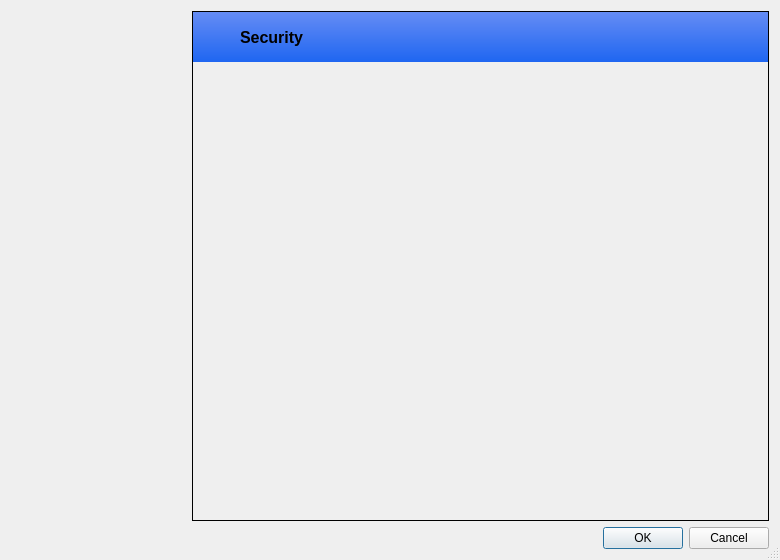
<?xml version="1.0" encoding="UTF-8"?>
<ui version="4.0">
 <class>OptionsDialog</class>
 <widget class="QDialog" name="OptionsDialog">
  <property name="geometry">
   <rect>
    <x>0</x>
    <y>0</y>
    <width>780</width>
    <height>560</height>
   </rect>
  </property>
  <property name="windowTitle">
   <string>Options</string>
  </property>
  <property name="sizeGripEnabled">
   <bool>true</bool>
  </property>
  <layout class="QVBoxLayout" name="verticalLayout_main">
   <item>
    <widget class="QSplitter" name="splitter">
     <property name="orientation">
      <enum>Qt::Horizontal</enum>
     </property>
     <property name="handleWidth">
      <number>1</number>
     </property>
     <widget class="VerticalTabWidget" name="verticalTabs" native="true">
      <property name="sizePolicy">
       <sizepolicy hsizetype="Fixed" vsizetype="Expanding">
        <horstretch>0</horstretch>
        <verstretch>0</verstretch>
       </sizepolicy>
      </property>
      <property name="minimumSize">
       <size>
        <width>180</width>
        <height>0</height>
       </size>
      </property>
      <property name="maximumSize">
       <size>
        <width>180</width>
        <height>16777215</height>
       </size>
      </property>
     </widget>
     <widget class="QWidget" name="rightPanel" native="true">
      <layout class="QVBoxLayout" name="verticalLayout_right">
       <property name="spacing">
        <number>0</number>
       </property>
       <property name="leftMargin">
        <number>0</number>
       </property>
       <property name="topMargin">
        <number>0</number>
       </property>
       <property name="rightMargin">
        <number>0</number>
       </property>
       <property name="bottomMargin">
        <number>0</number>
       </property>
       <item>
        <widget class="QFrame" name="blueBorder">
         <property name="frameShape">
          <enum>QFrame::Box</enum>
         </property>
         <property name="frameShadow">
          <enum>QFrame::Plain</enum>
         </property>
         <property name="lineWidth">
          <number>1</number>
         </property>
         <layout class="QVBoxLayout" name="verticalLayout_border">
          <property name="spacing">
           <number>0</number>
          </property>
          <property name="leftMargin">
           <number>0</number>
          </property>
          <property name="topMargin">
           <number>0</number>
          </property>
          <property name="rightMargin">
           <number>0</number>
          </property>
          <property name="bottomMargin">
           <number>0</number>
          </property>
          <item>
           <widget class="QFrame" name="TopPanel">
            <property name="minimumSize">
             <size>
              <width>0</width>
              <height>50</height>
             </size>
            </property>
            <property name="maximumSize">
             <size>
              <width>16777215</width>
              <height>50</height>
             </size>
            </property>
            <property name="styleSheet">
             <string notr="true">QFrame#TopPanel {
    background: qlineargradient(x1:0, y1:0, x2:0, y2:1, stop:0 #658cf4, stop:1 #1f66f1);
}</string>
            </property>
            <property name="frameShape">
             <enum>QFrame::NoFrame</enum>
            </property>
            <layout class="QHBoxLayout" name="horizontalLayout_topPanel">
             <item>
              <widget class="QLabel" name="TabImage">
               <property name="minimumSize">
                <size>
                 <width>32</width>
                 <height>32</height>
                </size>
               </property>
               <property name="maximumSize">
                <size>
                 <width>32</width>
                 <height>32</height>
                </size>
               </property>
               <property name="text">
                <string/>
               </property>
               <property name="scaledContents">
                <bool>true</bool>
               </property>
              </widget>
             </item>
             <item>
              <widget class="QLabel" name="TabTitle">
               <property name="styleSheet">
                <string notr="true">QLabel {
                font-weight: bold;
                font-size: 12pt;
            }</string>
               </property>
               <property name="text">
                <string>Security</string>
               </property>
              </widget>
             </item>
             <item>
              <spacer name="horizontalSpacer">
               <property name="orientation">
                <enum>Qt::Horizontal</enum>
               </property>
               <property name="sizeHint" stdset="0">
                <size>
                 <width>40</width>
                 <height>20</height>
                </size>
               </property>
              </spacer>
             </item>
            </layout>
           </widget>
          </item>
          <item>
           <widget class="QStackedWidget" name="ContentPanel">
            <property name="sizePolicy">
             <sizepolicy hsizetype="Expanding" vsizetype="Expanding">
              <horstretch>0</horstretch>
              <verstretch>0</verstretch>
             </sizepolicy>
            </property>
            <property name="styleSheet">
             <string notr="true">QStackedWidget {
    background-color: white;
}
QStackedWidget > QWidget {
    padding: 10px;
}</string>
            </property>
           </widget>
          </item>
         </layout>
        </widget>
       </item>
      </layout>
     </widget>
    </widget>
   </item>
   <item>
    <widget class="QDialogButtonBox" name="buttonBox">
     <property name="standardButtons">
      <set>QDialogButtonBox::Cancel|QDialogButtonBox::Ok</set>
     </property>
    </widget>
   </item>
  </layout>
 </widget>
 <customwidgets>
  <customwidget>
   <class>VerticalTabWidget</class>
   <extends>QWidget</extends>
   <header>widgets/verticaltabwidget.h</header>
   <container>1</container>
  </customwidget>
 </customwidgets>
 <resources/>
 <connections>
  <connection>
   <sender>buttonBox</sender>
   <signal>accepted()</signal>
   <receiver>OptionsDialog</receiver>
   <slot>accept()</slot>
   <hints>
    <hint type="sourcelabel">
     <x>389</x>
     <y>529</y>
    </hint>
    <hint type="destinationlabel">
     <x>389</x>
     <y>279</y>
    </hint>
   </hints>
  </connection>
  <connection>
   <sender>buttonBox</sender>
   <signal>rejected()</signal>
   <receiver>OptionsDialog</receiver>
   <slot>reject()</slot>
   <hints>
    <hint type="sourcelabel">
     <x>389</x>
     <y>529</y>
    </hint>
    <hint type="destinationlabel">
     <x>389</x>
     <y>279</y>
    </hint>
   </hints>
  </connection>
 </connections>
</ui>
